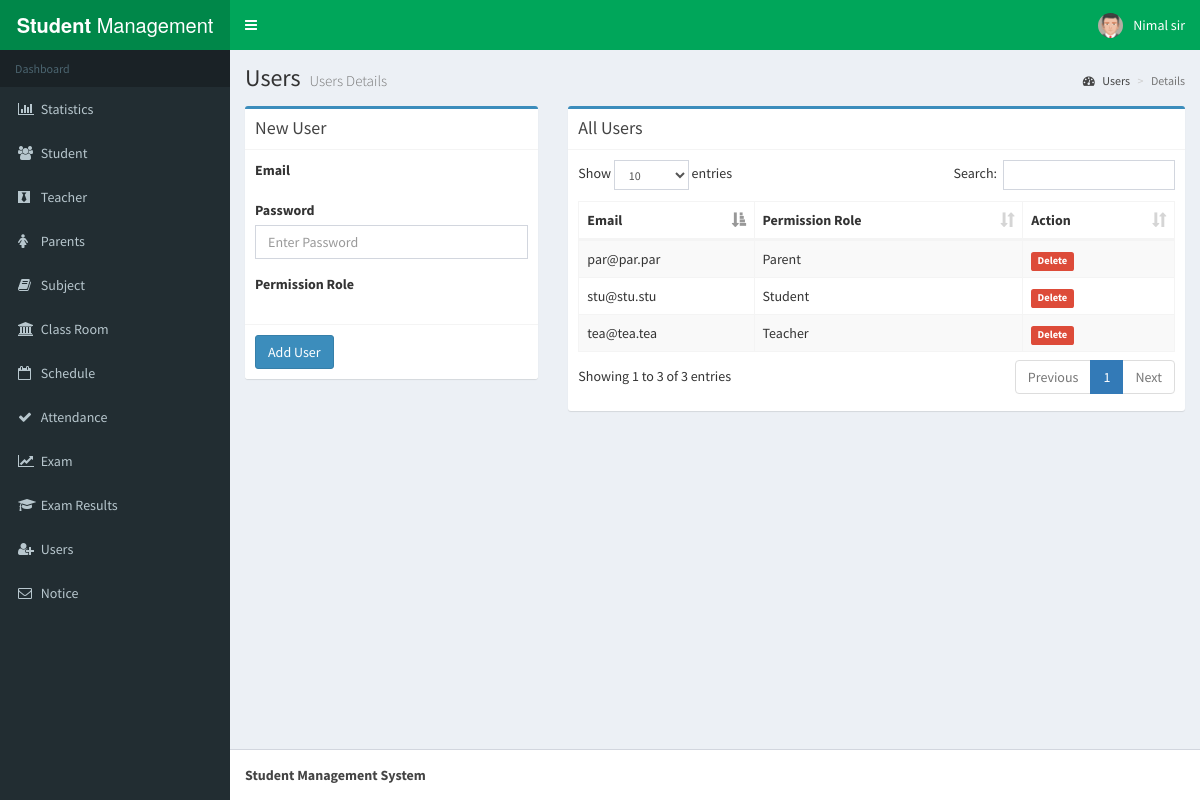
Screenshot of /user.php (signed in) with the database file from the repository.
### tables this page shows
CREATE TABLE `user` (
  `role` varchar(50) NOT NULL,
  `email` varchar(50) NOT NULL,
  `password` varchar(50) NOT NULL
);

### user.php (the view, shortened to what this page needs)
<?php session_start();
include_once 'database.php';
?>
<!DOCTYPE html>
<html>
<head>
  <link rel="stylesheet" href="bower_components/bootstrap/dist/css/bootstrap.min.css">
  <link rel="stylesheet" href="bower_components/font-awesome/css/font-awesome.min.css">
  <link rel="stylesheet" href="bower_components/Ionicons/css/ionicons.min.css">
    <link rel="stylesheet" href="bower_components/datatables.net-bs/css/dataTables.bootstrap.min.css">
  <link rel="stylesheet" href="bower_components/bootstrap-daterangepicker/daterangepicker.css">
    <link rel="stylesheet" href="plugins/timepicker/bootstrap-timepicker.min.css">
  <link rel="stylesheet" href="bower_components/bootstrap-datepicker/dist/css/bootstrap-datepicker.min.css">
  <link rel="stylesheet" href="bower_components/select2/dist/css/select2.min.css">
  <link rel="stylesheet" href="dist/css/AdminLTE.min.css">
  <link rel="stylesheet" href="dist/css/skins/_all-skins.min.css">
</head>
<body class="hold-transition skin-green sidebar-mini">
<div class="wrapper">
 <?php include_once 'header.php'; ?>
  <?php include_once 'sidebar.php'; ?>
  <div class="content-wrapper">
    <section class="content-header">
      <h1>
        Users
        <small>Users Details</small>
      </h1>
      <ol class="breadcrumb">
        <li><a href="#"><i class="fa fa-dashboard"></i> Users</a></li>
        <li class="active">Details</li>
      </ol>
    </section>
    <section class="content">
 <div class="row">
 <div class="col-xs-4">
          <div class="box box-primary">
            <div class="box-header with-border">
              <h3 class="box-title">New User</h3>
            </div>
            <form role="form" method="POST" >
              <div class="box-body">
                <div class="form-group">
                <label>Email</label>
                </div>
                <div class="form-group">
                  <label for="exampleInputPassword1">Password</label>
                  <input name="password" type="text" class="form-control" id="exampleInputPassword1" placeholder="Enter Password" required>
                </div>
                <div class="form-group">
                <label>Permission Role </label>
                </div>
              </div>
              <div class="box-footer">
                <button type="submit" name="submit" value="submit" class="btn btn-primary">Add User</button>
              </div>
            </form>
          </div></div>
          <div class="col-xs-8">
          <div class="box box-primary">
            <div class="box-header with-border">
              <h3 class="box-title">All Users</h3>
            </div>
            <div class="box-body">
              <table id="example1" class="table table-bordered table-striped">
                <thead>
                <tr>
                  <th>Email</th>
                  <th>Permission Role</th><th>Action</th>
                </tr>
                </thead>
                <tbody>
                  <?php
                  $sql = "SELECT email,role FROM user";
                  $result = $conn->query($sql);
                  if ($result->num_rows > 0) {
                     while($row = $result->fetch_assoc()) {
                      echo "<tr><td> " . $row["email"]. " </td><td> " . $row["role"]." </td>
                      <td><a href='user.php?delete=". $row["email"]."'><small class='label  bg-red'>Delete</small></a>
                      </td></tr>";
                       }
                                  }
                  ?>
                </tbody>
              </table>
            </div>
          </div>
          </div>
        </div>
    </section>
  </div>
   <?php include_once 'footer.php'; ?>
</div>
</body>
</html>

### rows the page displays
user: email "par@par.par", role "Parent"
user: email "stu@stu.stu", role "Student"
user: email "tea@tea.tea", role "Teacher"

### other values shown
$_SESSION['user'] "Nimal sir"
